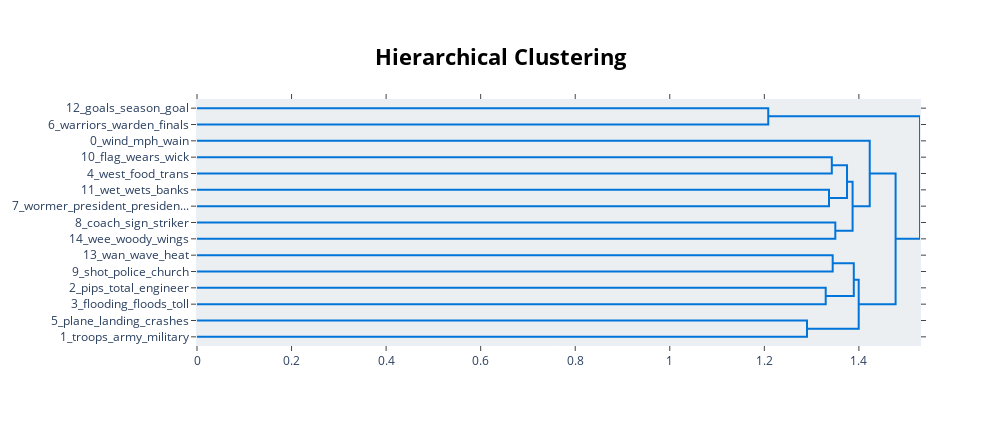

Source (notebook cell):
### Markdown cell above
# **Hierarchy Visualization**

### Code cell
topic_model.visualize_hierarchy()

### Figure 1 — Plotly figure (JSON) as saved in the notebook; plotly's stock layout.template omitted (floating-point values rounded to 4 significant figures)
{"data": [{"hoverinfo": "text", "marker": {"color": "rgb(0,116,217)"}, "mode": "lines", "type": "scatter", "x": [0, 1.208, 1.208, 0], "xaxis": "x", "y": [-5, -5, -15, -15], "yaxis": "y"}, {"hoverinfo": "text", "marker": {"color": "rgb(0,116,217)"}, "mode": "lines", "type": "scatter", "x": [0, 1.343, 1.343, 0], "xaxis": "x", "y": [-35, -35, -45, -45], "yaxis": "y"}, {"hoverinfo": "text", "marker": {"color": "rgb(0,116,217)"}, "mode": "lines", "type": "scatter", "x": [0, 1.337, 1.337, 0], "xaxis": "x", "y": [-55, -55, -65, -65], "yaxis": "y"}, {"hoverinfo": "text", "marker": {"color": "rgb(0,116,217)"}, "mode": "lines", "type": "scatter", "x": [1.343, 1.375, 1.375, 1.337], "xaxis": "x", "y": [-40, -40, -60, -60], "yaxis": "y"}, {"hoverinfo": "text", "marker": {"color": "rgb(0,116,217)"}, "mode": "lines", "type": "scatter", "x": [0, 1.35, 1.35, 0], "xaxis": "x", "y": [-75, -75, -85, -85], "yaxis": "y"}, {"hoverinfo": "text", "marker": {"color": "rgb(0,116,217)"}, "mode": "lines", "type": "scatter", "x": [1.375, 1.387, 1.387, 1.35], "xaxis": "x", "y": [-50, -50, -80, -80], "yaxis": "y"}, {"hoverinfo": "text", "marker": {"color": "rgb(0,116,217)"}, "mode": "lines", "type": "scatter", "x": [0, 1.423, 1.423, 1.387], "xaxis": "x", "y": [-25, -25, -65, -65], "yaxis": "y"}, {"hoverinfo": "text", "marker": {"color": "rgb(0,116,217)"}, "mode": "lines", "type": "scatter", "x": [0, 1.345, 1.345, 0], "xaxis": "x", "y": [-95, -95, -105, -105], "yaxis": "y"}, {"hoverinfo": "text", "marker": {"color": "rgb(0,116,217)"}, "mode": "lines", "type": "scatter", "x": [0, 1.33, 1.33, 0], "xaxis": "x", "y": [-115, -115, -125, -125], "yaxis": "y"}, {"hoverinfo": "text", "marker": {"color": "rgb(0,116,217)"}, "mode": "lines", "type": "scatter", "x": [1.345, 1.389, 1.389, 1.33], "xaxis": "x", "y": [-100, -100, -120, -120], "yaxis": "y"}, {"hoverinfo": "text", "marker": {"color": "rgb(0,116,217)"}, "mode": "lines", "type": "scatter", "x": [0, 1.29, 1.29, 0], "xaxis": "x", "y": [-135, -135, -145, -145], "yaxis": "y"}, {"hoverinfo": "text", "marker": {"color": "rgb(0,116,217)"}, "mode": "lines", "type": "scatter", "x": [1.389, 1.4, 1.4, 1.29], "xaxis": "x", "y": [-110, -110, -140, -140], "yaxis": "y"}, {"hoverinfo": "text", "marker": {"color": "rgb(0,116,217)"}, "mode": "lines", "type": "scatter", "x": [1.423, 1.478, 1.478, 1.4], "xaxis": "x", "y": [-45, -45, -125, -125], "yaxis": "y"}, {"hoverinfo": "text", "marker": {"color": "rgb(0,116,217)"}, "mode": "lines", "type": "scatter", "x": [1.208, 1.529, 1.529, 1.478], "xaxis": "x", "y": [-10, -10, -85, -85], "yaxis": "y"}], "layout": {"autosize": false, "height": 425, "hoverlabel": {"bgcolor": "white", "font": {"family": "Rockwell", "size": 16}}, "hovermode": "closest", "plot_bgcolor": "#ECEFF1", "showlegend": false, "title": {"font": {"color": "Black", "size": 22}, "text": "<b>Hierarchical Clustering", "x": 0.5, "xanchor": "center", "yanchor": "top"}, "width": 1000, "xaxis": {"mirror": "allticks", "rangemode": "tozero", "showgrid": false, "showline": true, "showticklabels": true, "ticks": "outside", "type": "linear", "zeroline": false}, "yaxis": {"mirror": "allticks", "range": [-150, 0], "rangemode": "tozero", "showgrid": false, "showline": true, "showticklabels": true, "tickmode": "array", "ticks": "outside", "ticktext": ["12_goals_season_goal", "6_warriors_warden_finals", "0_wind_mph_wain", "10_flag_wears_wick", "4_west_food_trans", "11_wet_wets_banks", "7_wormer_president_presiden...", "8_coach_sign_striker", "14_wee_woody_wings", "13_wan_wave_heat", "9_shot_police_church", "2_pips_total_engineer", "3_flooding_floods_toll", "5_plane_landing_crashes", "1_troops_army_military"], "tickvals": [-5, -15, -25, -35, -45, -55, -65, -75, -85, -95, -105, -115, -125, -135, -145], "type": "linear", "zeroline": false}}}
